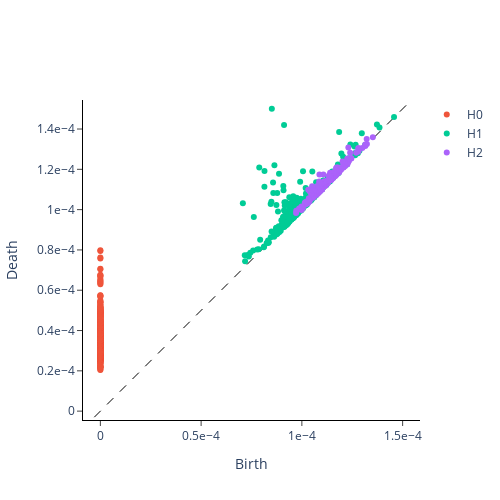

The code cell stored with this chart in its notebook:
### Code cell
plot = gtda.plotting.plot_diagram(raw_diagram[8])
display(plot)
plot.write_image(file = f"{subj}/{exp}/raw_diagram.svg", format = "svg")

### Figure 1 — Plotly figure (JSON) as saved in the notebook; plotly's stock layout.template omitted (floating-point values rounded to 4 significant figures; data arrays with more than 128 entries replaced by an {"elided": "..."} marker saying what was removed)
{"data": [{"hoverinfo": "none", "line": {"color": "black", "dash": "dash", "width": 1}, "mode": "lines", "showlegend": false, "type": "scatter", "x": [-3e-06, 0.000153], "y": [-3e-06, 0.000153]}, {"hoverinfo": "text", "hovertext": {"elided": "491 str values"}, "mode": "markers", "name": "H0", "type": "scatter", "x": {"elided": "491 int values"}, "y": {"elided": "491 float values"}}, {"hoverinfo": "text", "hovertext": {"elided": "401 str values"}, "mode": "markers", "name": "H1", "type": "scatter", "x": {"elided": "401 float values"}, "y": {"elided": "401 float values"}}, {"hoverinfo": "text", "hovertext": {"elided": "192 str values"}, "mode": "markers", "name": "H2", "type": "scatter", "x": {"elided": "192 float values"}, "y": {"elided": "192 float values"}}], "layout": {"height": 500, "plot_bgcolor": "white", "width": 500, "xaxis": {"autorange": false, "exponentformat": "e", "linecolor": "black", "linewidth": 1, "mirror": false, "range": [-3e-06, 0.000153], "showexponent": "all", "showline": true, "side": "bottom", "ticks": "outside", "title": {"text": "Birth"}, "type": "linear", "zeroline": true}, "yaxis": {"autorange": false, "exponentformat": "e", "linecolor": "black", "linewidth": 1, "mirror": false, "range": [-3e-06, 0.000153], "scaleanchor": "x", "scaleratio": 1, "showexponent": "all", "showline": true, "side": "left", "ticks": "outside", "title": {"text": "Death"}, "type": "linear", "zeroline": true}}}
